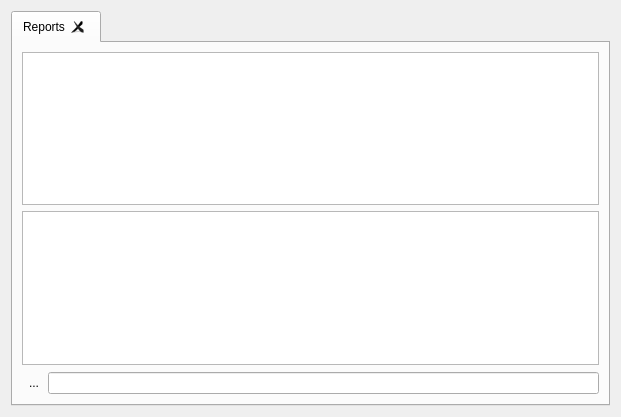
<?xml version="1.0" encoding="UTF-8"?>
<ui version="4.0">
 <class>KReportsView</class>
 <widget class="QWidget" name="KReportsView">
  <property name="geometry">
   <rect>
    <x>0</x>
    <y>0</y>
    <width>621</width>
    <height>417</height>
   </rect>
  </property>
  <property name="windowTitle">
   <string>KReportsView</string>
  </property>
  <layout class="QVBoxLayout" name="verticalLayout_2">
   <item>
    <widget class="QTabWidget" name="m_reportTabWidget">
     <property name="currentIndex">
      <number>0</number>
     </property>
     <property name="tabsClosable">
      <bool>true</bool>
     </property>
     <widget class="QWidget" name="m_listTab">
      <attribute name="title">
       <string comment=" ">Reports</string>
      </attribute>
      <layout class="QVBoxLayout" name="verticalLayout">
       <item>
        <widget class="QTreeView" name="m_tocTreeViewDefault"/>
       </item>
       <item>
        <widget class="QTreeView" name="m_tocTreeViewCustom"/>
       </item>
       <item>
        <widget class="QWidget" name="m_filterContainer" native="true">
         <layout class="QHBoxLayout" name="horizontalLayout" stretch="0,2">
          <property name="spacing">
           <number>2</number>
          </property>
          <property name="leftMargin">
           <number>0</number>
          </property>
          <property name="topMargin">
           <number>1</number>
          </property>
          <property name="rightMargin">
           <number>0</number>
          </property>
          <property name="bottomMargin">
           <number>1</number>
          </property>
          <item>
           <widget class="QToolButton" name="m_closeButton">
            <property name="text">
             <string>...</string>
            </property>
            <property name="autoRaise">
             <bool>true</bool>
            </property>
           </widget>
          </item>
          <item>
           <widget class="QLineEdit" name="m_searchWidget"/>
          </item>
         </layout>
        </widget>
       </item>
      </layout>
     </widget>
    </widget>
   </item>
  </layout>
 </widget>
 <resources/>
 <connections/>
</ui>
